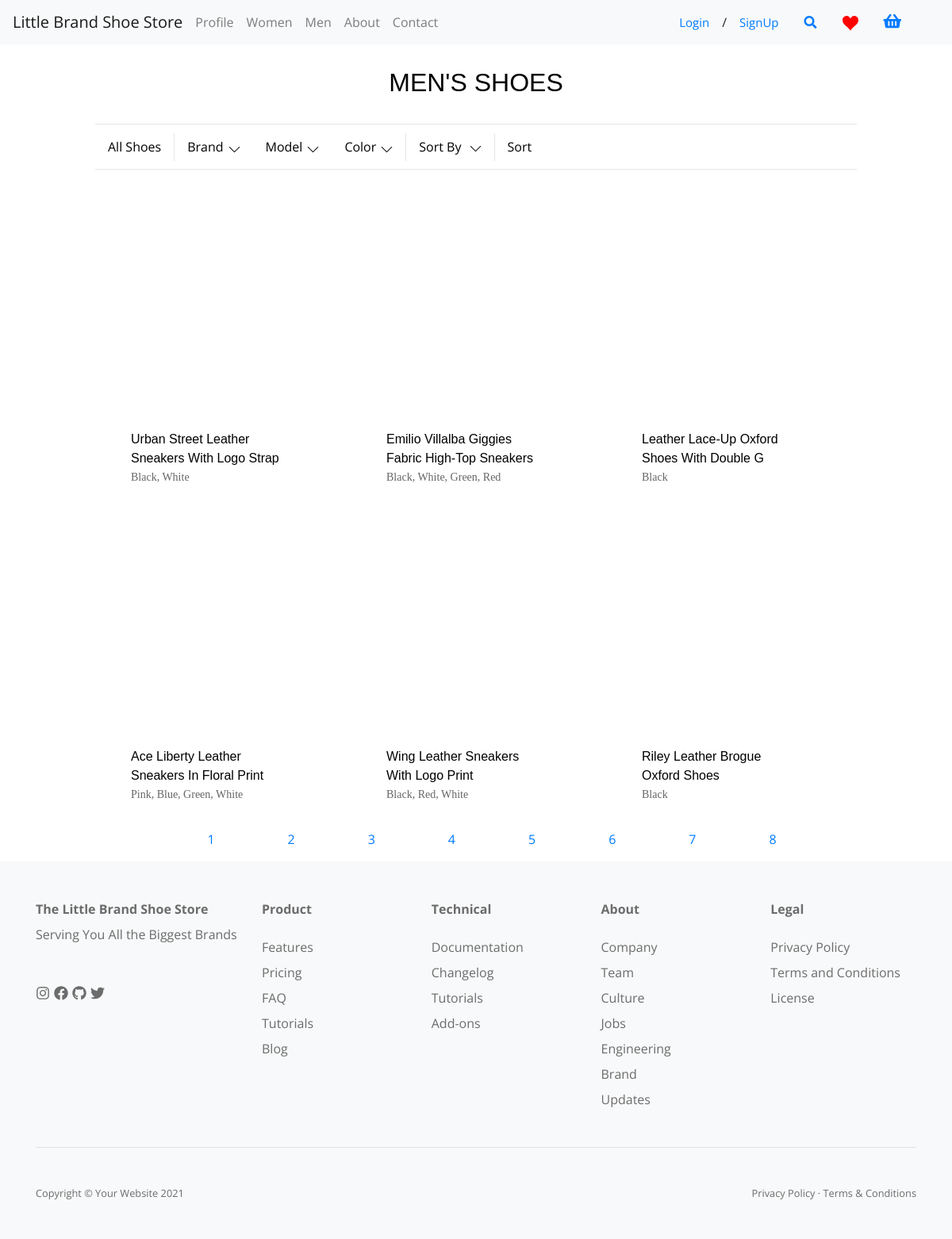
Screenshot of /static/templates/index.php?page=men&pageno=1 (signed in) with the database file from the repository.
### tables this page shows
CREATE TABLE `all_inventory` (
  `Product_ID` int(11) NOT NULL,
  `Product_Old_ID` int(11) NOT NULL,
  `Brand_ID` int(11) NOT NULL,
  `Product_Name` varchar(100) NOT NULL,
  `Product_Description` mediumtext NOT NULL,
  `Product_Color` varchar(50) NOT NULL,
  `Product_Img` mediumtext NOT NULL,
  `Product_Price` decimal(10,0) NOT NULL,
  `Product_Size` int(11) NOT NULL,
  `shoe_type` varchar(20) NOT NULL,
  `made_in` varchar(20) NOT NULL,
  `Heel_Height` varchar(10) NOT NULL,
  `Gender` varchar(10) NOT NULL
);

### static/templates/men.php (the view, shortened to what this page needs)
<!DOCTYPE html>
<html lang="en">
    <head>
        <link rel="stylesheet" href="../styles/mainPages.css">
    </head>
    <body>
        <div class="productPageContainer">
            <h1 class="pageTitleHeader" style="">
                <span class="headerSpan">Men's Shoes</span>
            </h1>
            <div class="div1">
                <form method="post">
                    <div class="div2">
                        <div class="dropdown">
                            <button class="dropbtn filterBtn">All Shoes</button>
                        </div>
                        <div class="dropdown" id="brandDropdown">
                            <button class="dropbtn filterBtn">Brand
                                <span class="span1">
                                    <span aria-hidden="true" class="span2" color="black">
                                        <svg viewBox="0 0 129 129">
                                            <path d="M121.3 34.6c-1.6-1.6-4.2-1.6-5.8 0l-51 51.1-51.1-51.1c-1.6-1.6-4.2-1.6-5.8 0-1.6 1.6-1.6 4.2 0 5.8l53.9 53.9c.8.8 1.8 1.2 2.9 1.2 1 0 2.1-.4 2.9-1.2l53.9-53.9c1.7-1.6 1.7-4.2.1-5.8z"></path>
                                        </svg>
                                    </span>
                                </span>
                            </button>
                        </div>
                        <div class="dropdown" id="modelDropdown">
                            <button class="dropbtn filterBtn">Model
                                <span class="span1">
                                    <span aria-hidden="true" class="span2" color="black">
                                        <svg viewBox="0 0 129 129">
                                            <path d="M121.3 34.6c-1.6-1.6-4.2-1.6-5.8 0l-51 51.1-51.1-51.1c-1.6-1.6-4.2-1.6-5.8 0-1.6 1.6-1.6 4.2 0 5.8l53.9 53.9c.8.8 1.8 1.2 2.9 1.2 1 0 2.1-.4 2.9-1.2l53.9-53.9c1.7-1.6 1.7-4.2.1-5.8z"></path>
                                        </svg>
                                    </span>
                                </span>
                            </button>
                        </div>
                        <div class="dropdown" id="colorDropdown">
                            <button class="dropbtn filterBtn">Color
                                <span class="span1">
                                    <span aria-hidden="true" class="span2" color="black">
                                        <svg viewBox="0 0 129 129">
                                            <path d="M121.3 34.6c-1.6-1.6-4.2-1.6-5.8 0l-51 51.1-51.1-51.1c-1.6-1.6-4.2-1.6-5.8 0-1.6 1.6-1.6 4.2 0 5.8l53.9 53.9c.8.8 1.8 1.2 2.9 1.2 1 0 2.1-.4 2.9-1.2l53.9-53.9c1.7-1.6 1.7-4.2.1-5.8z"></path>
                                        </svg>
                                    </span>
                                </span>
                            </button>
                        </div>
                        <div class="dropdown">
                            <button class="dropbtn">Sort By
                                <span class="span1">
                                    <span aria-hidden="true" class="span2" color="black">
                                        <svg viewBox="0 0 129 129">
                                            <path d="M121.3 34.6c-1.6-1.6-4.2-1.6-5.8 0l-51 51.1-51.1-51.1c-1.6-1.6-4.2-1.6-5.8 0-1.6 1.6-1.6 4.2 0 5.8l53.9 53.9c.8.8 1.8 1.2 2.9 1.2 1 0 2.1-.4 2.9-1.2l53.9-53.9c1.7-1.6 1.7-4.2.1-5.8z"></path>
                                        </svg>
                                    </span>
                                </span>
                            </button>
                        </div>
                        <div class="dropdown">
                            <input class="dropbtn filterBtn" type="submit" name="submit" value="Sort"/>
                        </div>
                    </div>
                </form>
            </div>
            <?php
                $offset = 0;
                $page_result = 6;
                if(isset($_POST['submit'])){
                    if(!empty($_POST['model'])){
                        $allSelectedModels = implode("', '", (array)$_POST['model']);
                        $sqlQuery = "SELECT * FROM all_inventory WHERE Gender LIKE 'men' AND Shoe_Type IN('$allSelectedModels') LIMIT $offset, $page_result";
                        displayProducts($dataconnection, $sqlQuery);
                    }
                    elseif(!empty($_POST['color'])){
                        $colorQList=array();
                        foreach((array)$_POST['color'] as $checked){
                            $colorQList[] = "Product_Color LIKE '%".$checked."%'";
                        }
                        $sqlQuery = "SELECT * FROM all_inventory WHERE Gender LIKE 'men' AND ".implode(' OR ', $colorQList) ;
                        displayProducts($dataconnection, $sqlQuery);
                    }
                    elseif(!empty($_POST['brand'])){
                        $allSelectedBrands = implode(", ", (array)$_POST['brand']);
                        $sqlQuery = "SELECT * FROM all_inventory WHERE Gender LIKE 'men' AND Brand_ID IN('$allSelectedBrands') LIMIT $offset, $page_result";
                        displayProducts($dataconnection, $sqlQuery);
                    }
                    elseif(!empty($_POST['filter'])){
                        foreach($_POST['filter'] as $chosenFilter){
                            $filterBy = $chosenFilter;
                        }
                        switch($filterBy){
                            case 'AZ':
                                $sqlQuery = "SELECT * FROM all_inventory WHERE Gender LIKE 'men' ORDER BY Product_Name ASC LIMIT $offset, $page_result";
                                displayProducts($dataconnection, $sqlQuery);
                            break;
                            case 'ZA':
                                $sqlQuery = "SELECT * FROM all_inventory WHERE Gender LIKE 'men' ORDER BY Product_Name DESC LIMIT $offset, $page_result";
                                displayProducts($dataconnection, $sqlQuery);
                            break;
                            case 'PA':
                                $sqlQuery = "SELECT * FROM all_inventory WHERE Gender LIKE 'men' ORDER BY Product_Price ASC LIMIT $offset, $page_result";
                                displayProducts($dataconnection, $sqlQuery);
                            break;
                            case 'PD':
                                $sqlQuery = "SELECT * FROM all_inventory WHERE Gender LIKE 'men' ORDER BY Product_Price DESC LIMIT $offset, $page_result";
                                displayProducts($dataconnection, $sqlQuery);
                            break;
                        }
                    }
                    else{
                        $sqlQuery = "SELECT * FROM all_inventory WHERE Gender LIKE 'men' LIMIT $offset, $page_result";
                        displayProducts($dataconnection, $sqlQuery);
                    }
                }
                else{
                    $sqlQuery = "SELECT * FROM all_inventory WHERE Gender LIKE 'men' LIMIT $offset, $page_result";
                    displayProducts($dataconnection, $sqlQuery);
                }
                $pagecount = 50;
                $num = $pagecount / $page_result ;
                $pageLinks = '<div class="paging" style=" margin-left: auto; margin-right: auto; width: 80%; text-align: center">';
                $pageLinks .= '<ul class="paging-ul" style="list-style-type: none;">';
                for($i = 1 ; $i <= $num ; $i++)
                {
                     $pageLinks .= '<li style="display: inline; margin: 5%;"><a href="index.php?page=men&pageno='.$i.'">'.$i.'</a></li>';
                }
                $pageLinks .= '</ul>';
                $pageLinks .= '</div>';
                echo $pageLinks;
                function displayProducts($dataconnection, $sqlQuery){
                    $result = mysqli_query($dataconnection, $sqlQuery);
                    $menDivHTML = '<ul class="productUl" style="width:80%; margin-left:auto; margin-right:auto;">';
                    while($fetch = mysqli_fetch_array($result)){
                        $menDivHTML .='<li class="productLi" data-object-id="prd-123">';
                        $menDivHTML .='    <div class="productDiv2">';
                        $menDivHTML.='        <a class="productA" href="index.php?page=store&inventory=all&item='.$fetch['Product_ID'].'&brandid='.$fetch['Brand_ID'].'">';
                        $menDivHTML .='            <div class="productDiv3">';
                        $menDivHTML .='                 <div class="productDiv4">';
                        $menDivHTML .='                     <img class="productImg" src="'.$fetch['Product_Img'].'" alt="" />';
                        $menDivHTML.='                  </div>';
                        $menDivHTML .='             </div>';
                        $menDivHTML .='             <div class="productDiv5">';
                        $menDivHTML .='                 <span class="productSpan1">';
                        $menDivHTML .='                     <span class="">'.$fetch['Product_Name'].'</span>';
                        $menDivHTML .='                 </span>';
                        $menDivHTML .='                 <p class="productP">'.$fetch['Product_Color'].'</p> ';
                        $menDivHTML .='              </div>';
                        $menDivHTML .='         </a>';
                        $menDivHTML .='     </div>';
                        $menDivHTML .=' </li>';
                    }
                    $menDivHTML .= '</ul>';
                    $menDivHTML .= '</div>';
                    echo $menDivHTML;
                }
            ?>
    </body>
</html>

### static/styles/styles.css (style rules this page uses)
body { font-family: "Open Sans", sans-serif; }

### static/styles/mainPages.css (style rules this page uses)
div.paging { margin-left: auto; margin-right: auto; width: 80%; }
.div1 { border-top: 0.0625rem solid #e5e5e5; border-bottom: 0.0625rem solid #e5e5e5; min-height: 3.1875rem; display: flex; align-items: center; justify-content: space-between; margin-top: 2.5%; margin-right: 10%; margin-left: 10%; }
.div2 { display: flex; min-height: 3.125rem; }
.filterBtn { padding: 0 0.625rem; font-size: 0.9375rem; display: flex; min-height: 3.4375rem; box-sizing: border-box; align-items: center; overflow: visible; position: relative; height:100%; }
.span1 { text-align: left; min-height: 1.1875rem; cursor: pointer; margin-left: 0.375rem; height: 0.9375rem; padding-top: 0.1875rem; cursor: inherit; display: inline-flex; font-size: 0.75rem; }
.span2 { width: 0.9375rem; height: 0.9375rem; }
.headerSpan { word-break: normal; color: black; font-size: 2rem; box-sizing: border-box; line-height: 2.6875rem; font-family: "Century Gothic Std", Arial, sans-serif; font-weight: 400; margin: 0; width: 100%; text-transform: uppercase; }
.dropbtn { padding: 16px; font-size: 16px; border: none; cursor: pointer; background-color: white; }
.dropdown { position: relative; display: inline-block; }
.productUl { flex-wrap: wrap; justify-content: space-between; display: flex; margin-bottom: -2rem; margin: 0; padding: 0; list-style-type: disc; margin-block-start: 1em; margin-block-end: 1em; margin-inline-start: 0px; margin-inline-end: 0px; padding-inline-start: 40px; font-family: 'Century Gothic Std', Arial, sans-serif; }
.productLi { width: 30%; display: flex; list-style-type: none; }
.productDiv2 { width: 100%; position: relative; align-items: flex-start; flex-direction: column; display: block; }
.productA { display: flex; flex-direction: column; border: none; background-color: transparent; cursor: pointer; font-size: inherit; font: inherit; color: inherit; text-decoration: none; padding: 0; }
.productDiv3 { display: block; cursor: pointer; font-size: inherit; font: inherit; color: inherit; width:100%; }
.productDiv4 { display:table; position:relative; width:100%; padding-bottom:108.043%; overflow: hidden; }
.productDiv5 { text-decoration:none; margin-top: 0.875rem; margin-left: 0.3125rem; width: 70%; display: flex; flex-direction: column; box-sizing: border-box; text-decoration: none; }
.productSpan1 { color:black; width: 100%; line-height: 1.5rem; display: block; }
.productP { font-family: Poppins-Regular; font-size: 14px; line-height: 1.7; color: #666666; }
.productPageContainer { margin-bottom: 2.5rem; margin: 1.25rem 0 0 0; width: auto; }
.pageTitleHeader { margin-top: 1.25rem; text-align:center; }

### rows the page displays
all_inventory: Product_Name "Urban Street Leather Sneakers With Logo Strap", Product_Color "Black, White"
all_inventory: Product_Name "Emilio Villalba Giggies Fabric High-Top Sneakers", Product_Color "Black, White, Green, Red"
all_inventory: Product_Name "Leather Lace-Up Oxford Shoes With Double G", Product_Color "Black"
all_inventory: Product_Name "Ace Liberty Leather Sneakers In Floral Print", Product_Color "Pink, Blue, Green, White"
all_inventory: Product_Name "Wing Leather Sneakers With Logo Print", Product_Color "Black, Red, White"
all_inventory: Product_Name "Riley Leather Brogue Oxford Shoes", Product_Color "Black"
